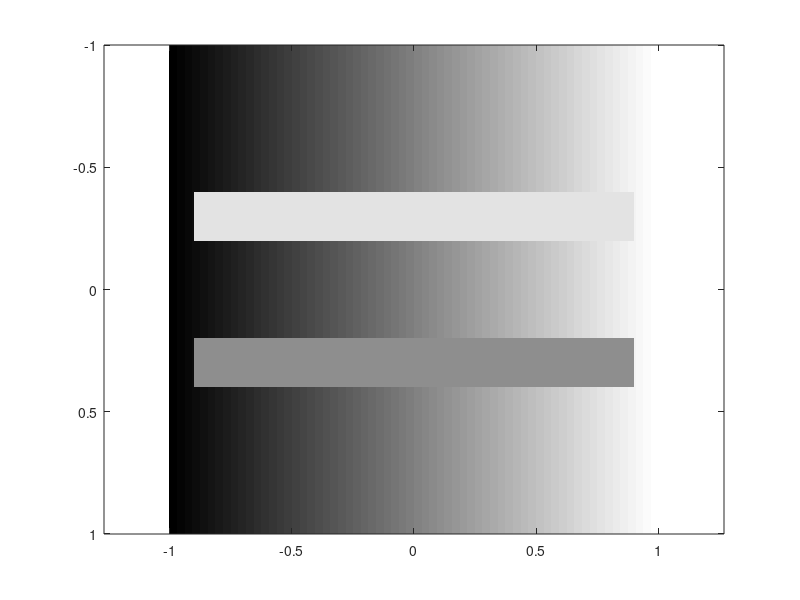

The MATLAB script that drew this image: (Note: this script raises an error after producing the figure.)
M=1000;
N=1000;
[X,Y]=meshgrid(linspace(-1,1,N),linspace(-1,1,M));
image=X;
image(X>-.9 & X<.9 & Y>-.4 & Y<-.2)=0.75;
image(X>-.9 & X<.9 & Y>.2 & Y<.4)=0.1;

figure(1)
clf
imagesc(X(1,:),Y(:,1),image);
colormap(gray)
axis equal
axis tight

        
rad=sqrt(x.^2+y.^2);
ang=atan2(y,x);
img=mod(ang,pi/8);
img(rad>.5)=0;
figure(1)
clf
imagesc(x(1,:),y(:,1),img);
colormap(gray(64))
axis equal
axis tight
